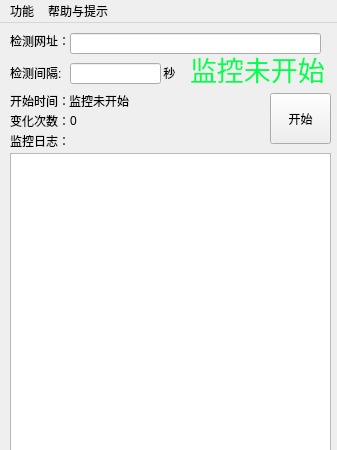
<?xml version="1.0" encoding="UTF-8"?>
<ui version="4.0">
 <class>MainWindow</class>
 <widget class="QMainWindow" name="MainWindow">
  <property name="geometry">
   <rect>
    <x>0</x>
    <y>0</y>
    <width>337</width>
    <height>450</height>
   </rect>
  </property>
  <property name="windowTitle">
   <string>网页变动监控工具</string>
  </property>
  <widget class="QWidget" name="centralwidget">
   <widget class="QLabel" name="label">
    <property name="geometry">
     <rect>
      <x>10</x>
      <y>10</y>
      <width>71</width>
      <height>16</height>
     </rect>
    </property>
    <property name="text">
     <string>检测网址：</string>
    </property>
   </widget>
   <widget class="QLabel" name="label_2">
    <property name="geometry">
     <rect>
      <x>10</x>
      <y>40</y>
      <width>71</width>
      <height>20</height>
     </rect>
    </property>
    <property name="text">
     <string>检测间隔:</string>
    </property>
   </widget>
   <widget class="QLineEdit" name="lineEdit_url">
    <property name="geometry">
     <rect>
      <x>70</x>
      <y>10</y>
      <width>251</width>
      <height>21</height>
     </rect>
    </property>
   </widget>
   <widget class="QLineEdit" name="lineEdit_interval">
    <property name="geometry">
     <rect>
      <x>70</x>
      <y>40</y>
      <width>91</width>
      <height>21</height>
     </rect>
    </property>
   </widget>
   <widget class="QTextEdit" name="textEdit_log">
    <property name="geometry">
     <rect>
      <x>10</x>
      <y>130</y>
      <width>321</width>
      <height>311</height>
     </rect>
    </property>
    <property name="readOnly">
     <bool>true</bool>
    </property>
   </widget>
   <widget class="QLabel" name="label_3">
    <property name="geometry">
     <rect>
      <x>10</x>
      <y>110</y>
      <width>61</width>
      <height>16</height>
     </rect>
    </property>
    <property name="text">
     <string>监控日志：</string>
    </property>
   </widget>
   <widget class="QLabel" name="label_4">
    <property name="geometry">
     <rect>
      <x>10</x>
      <y>90</y>
      <width>81</width>
      <height>16</height>
     </rect>
    </property>
    <property name="text">
     <string>变化次数：</string>
    </property>
   </widget>
   <widget class="QLabel" name="label_TimesOfChange">
    <property name="geometry">
     <rect>
      <x>70</x>
      <y>90</y>
      <width>51</width>
      <height>16</height>
     </rect>
    </property>
    <property name="text">
     <string>0</string>
    </property>
   </widget>
   <widget class="QPushButton" name="pushButton_operator">
    <property name="geometry">
     <rect>
      <x>270</x>
      <y>70</y>
      <width>61</width>
      <height>51</height>
     </rect>
    </property>
    <property name="text">
     <string>开始</string>
    </property>
   </widget>
   <widget class="QLabel" name="label_6">
    <property name="geometry">
     <rect>
      <x>10</x>
      <y>70</y>
      <width>81</width>
      <height>16</height>
     </rect>
    </property>
    <property name="text">
     <string>开始时间：</string>
    </property>
   </widget>
   <widget class="QLabel" name="label_startTime">
    <property name="geometry">
     <rect>
      <x>69</x>
      <y>70</y>
      <width>141</width>
      <height>16</height>
     </rect>
    </property>
    <property name="text">
     <string>监控未开始</string>
    </property>
   </widget>
   <widget class="QLabel" name="label_status">
    <property name="geometry">
     <rect>
      <x>190</x>
      <y>30</y>
      <width>141</width>
      <height>31</height>
     </rect>
    </property>
    <property name="font">
     <font>
      <pointsize>20</pointsize>
     </font>
    </property>
    <property name="styleSheet">
     <string notr="true">color:rgb(1, 255, 81)</string>
    </property>
    <property name="text">
     <string>监控未开始</string>
    </property>
   </widget>
   <widget class="QLabel" name="label_5">
    <property name="geometry">
     <rect>
      <x>160</x>
      <y>40</y>
      <width>21</width>
      <height>20</height>
     </rect>
    </property>
    <property name="text">
     <string> 秒</string>
    </property>
   </widget>
  </widget>
  <widget class="QMenuBar" name="menuBar">
   <property name="geometry">
    <rect>
     <x>0</x>
     <y>0</y>
     <width>337</width>
     <height>21</height>
    </rect>
   </property>
   <widget class="QMenu" name="menu">
    <property name="title">
     <string>功能</string>
    </property>
   </widget>
   <widget class="QMenu" name="about_menu">
    <property name="title">
     <string>帮助与提示</string>
    </property>
    <addaction name="actionAbout"/>
   </widget>
   <addaction name="menu"/>
   <addaction name="about_menu"/>
  </widget>
  <action name="actionAbout">
   <property name="text">
    <string>关于</string>
   </property>
  </action>
 </widget>
 <resources/>
 <connections/>
</ui>
